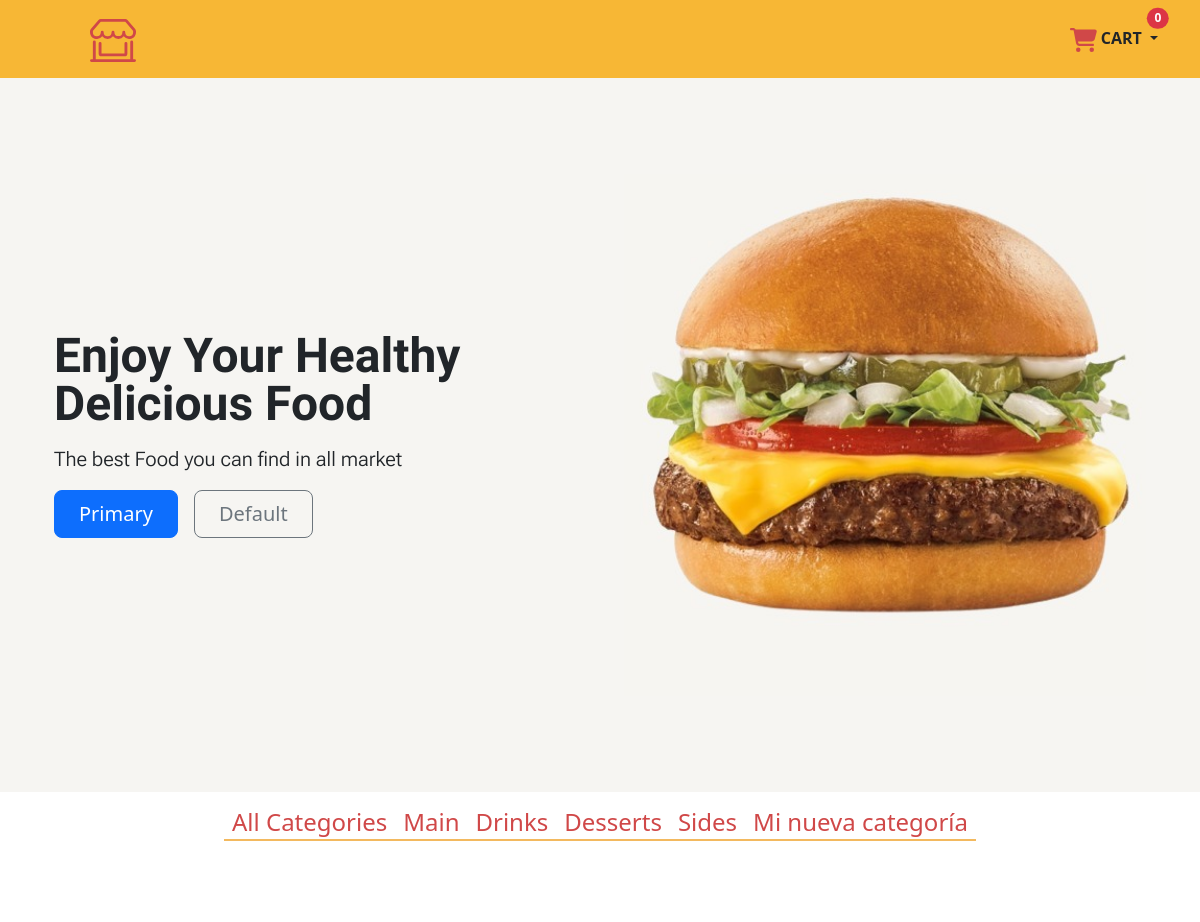
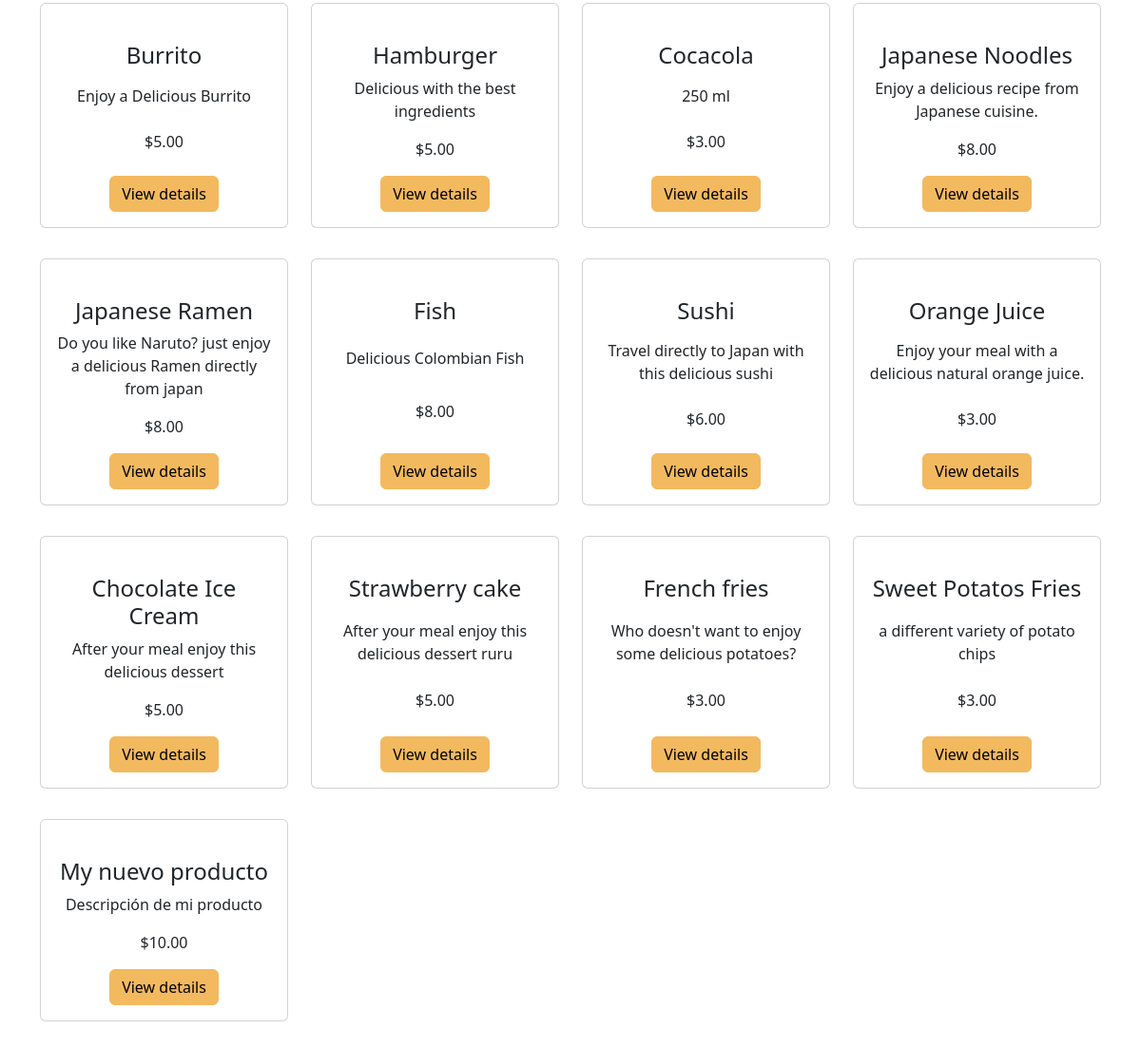
The page / on the database its author committed (2 pictures, top to bottom).
### food/models.py (models this page shows, shortened)
class Category(models.Model):
    name = models.CharField(max_length=200)
    created = models.DateTimeField(auto_now_add=True)
    updated = models.DateTimeField(auto_now=True)
    class Meta:
        verbose_name = 'Category'
        verbose_name_plural = 'Categories'

class Items(models.Model):
    product_type = models.ForeignKey(Category, on_delete=models.RESTRICT,  related_name='products')
    item_name = models.CharField(max_length=200)
    item_description = models.CharField(max_length=200)
    item_price = models.DecimalField( max_digits = 5, decimal_places=2)
    imagen = models.ImageField(upload_to='food', null=True, blank=True)
    created_at = models.DateTimeField(auto_now_add=True)
    updated_at = models.DateTimeField(auto_now=True)

### food/views.py (the view)
# urls.py: path("", views.home, name="home"),
def home(request, category_id=None):
    if category_id:
        objCategory = Category.objects.get(id=category_id)
        product_list = objCategory.products.all()
        category_list = Category.objects.all()
        context = {
            'category_list': category_list,
            'product_list': product_list,
        }
    else:
        category_list = Category.objects.all()
        item_list = Items.objects.all()
        context = {
            "product_list": item_list,
            "category_list": category_list,
        }
    return render(request, 'food/index.html', context)

### food/templates/food/index.html (shortened to what this page needs)
{% extends "food/base.html" %}
{% load static %}
    {% block content %}
    <div class="hero">
        <div class="container col-xxl-8 px-4 py-5">
            <div class="row flex-lg-row-reverse align-items-center g-5 py-5">
                <div class="col-12 col-sm-8 col-lg-6">
                    <img src="{% static 'img/burger.jpg' %}" class="d-block mx-lg-auto img-fluid" alt="Bootstrap Themes"
                        width="700" height="500" loading="lazy">
                </div>
                <div class="col-lg-6">
                    <h1 class="display-5 fw-bold lh-1 mb-3" style="font-family: 'Amatic SC', cursive;">Enjoy Your
                        Healthy <br> Delicious Food</h1>
                    <p class="lead" style="font-family: 'Roboto Flex', sans-serif;">The best Food you can find in all
                        market</p>
                    <div class="d-grid gap-2 d-md-flex justify-content-md-start">
                        <button type="button" class="btn btn-primary btn-lg px-4 me-md-2">Primary</button>
                        <button type="button" class="btn btn-outline-secondary btn-lg px-4">Default</button>
                    </div>
                </div>
            </div>
        </div>
    </div>
    <div class="container-fluid">
        <div class="d-flex justify-content-center bg-transparent" style="width: 100%;">
            <nav class="navbar navbar-expand-lg ">
                <div class="offcanvas offcanvas-end" tabindex="-1" id="navbarOffcanvasLg"
                    aria-labelledby="navbarOffcanvasLgLabel">
                    <div class="offcanvas-body">
                        <ul class="navbar-nav me-auto mb-2 mb-lg-0">
                            <li class="nav-item">
                                <a class="nav-link active red_color" aria-current="page" href="{% url 'food:home' %}">
                                    <h4>All Categories</h4>
                                </a>
                            </li>
                            {% for category in category_list %}
                            <li class="nav-item">
                                <a class="nav-link active red_color" aria-current="page"
                                    href="{% url 'food:ProductsByCategory' category.id %}">
                                    <h4>{{ category.name }}</h4>
                                </a>
                            </li>
                            {% endfor %}
                        </ul>
                    </div>
                </div>
            </nav>
        </div>
    </div>
    <div class=" bg-body-light ">
        <div class="container ">
            <div class="row py-5  justify-content-start ">
                {% for item in product_list %}
                <div class="col-12 col-sm-6 col-lg-3 d-flex text-center justify-content-center py-3">
                    <div class="card h-100 d-flex flex-column " style="width: 18rem;">
                        <div class="card-body d-flex flex-column">
                            <a href="{{ item.imagen.url }}" class=""><img src="{{ item.imagen.url }}" class="img-fluid"
                                    style="height: 210px;" alt=""></a>
                            <h4>{{ item.item_name }}</h4>
                            <p class="mt-auto">
                                {{ item.item_description }}
                            </p>
                            <p class="mt-auto">
                                ${{ item.item_price }}
                            </p>
                            <div class="mt-auto">
                                <a data-bs-toggle="modal" data-bs-target="#detallesModal{{ item.id }}"
                                    class="btn btn-info" style="background-color: #F3B95F; border-color: #F3B95F;">
                                    View details
                                </a>
                            </div>
                        </div>
                    </div>
                </div>
                {% endfor %}
            </div>
        </div>
    </div>
        {% endblock %}

### food/static/css/styles.css (style rules this page uses)
.hero { background-color: #F6F5F2; width: 100%; }
.red_color { color: #D04848 !important; font-size: 26px !important; }
.navbar .nav-link:after { content: ''; width: 100%; height: 2px; background-color: #F3B95F; position: absolute; bottom: 20px; left: 0; }

### rows shown on the page
Category: name "Main"
Category: name "Drinks"
Category: name "Desserts"
Category: name "Sides"
Category: name "Mi nueva categoría"
Items: item_name "Burrito", item_description "Enjoy a Delicious Burrito", item_price "5.00"
Items: item_name "Hamburger", item_description "Delicious with the best ingredients", item_price "5.00"
Items: item_name "Cocacola", item_description "250 ml", item_price "3.00"
Items: item_name "Japanese Noodles", item_description "Enjoy a delicious recipe from Japanese cuisine.", item_price "8.00"
Items: item_name "Japanese Ramen", item_description "Do you like Naruto? just enjoy a delicious Ramen directly from japan", item_price "8.00"
Items: item_name "Fish", item_description "Delicious Colombian Fish", item_price "8.00"
Items: item_name "Sushi", item_description "Travel directly to Japan with this delicious sushi", item_price "6.00"
Items: item_name "Orange Juice", item_description "Enjoy your meal with a delicious natural orange juice.", item_price "3.00"
Items: item_name "Chocolate Ice Cream", item_description "After your meal enjoy this delicious dessert", item_price "5.00"
Items: item_name "Strawberry cake", item_description "After your meal enjoy this delicious dessert ruru", item_price "5.00"
Items: item_name "French fries", item_description "Who doesn't want to enjoy some delicious potatoes?", item_price "3.00"
Items: item_name "Sweet Potatos Fries", item_description "a different variety of potato chips", item_price "3.00"
Items: item_name "My nuevo producto", item_description "Descripción de mi producto", item_price "10.00"

### other values the page prints
{{ request.session.cart.items|length }} "0"
